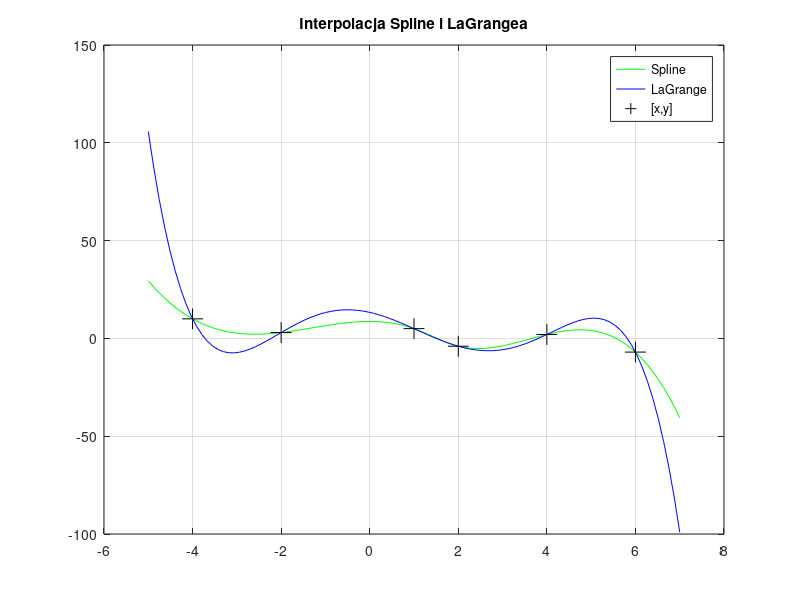

Here is the MATLAB script that generated this plot:
clc;clear;close;
x=[-4,-2,1,2,4,6];
y=[10,3,5,-4,2,-7];

p_spline=spline(x,y);
p_LaG=polyfit(x,y,length(x)-1);

z=linspace(min(x)-1,max(x)+1);

hold on
plot(z,ppval(p_spline,z),'g')
plot(z,polyval(p_LaG,z),'b')
plot(x,y,'k+',"markersize",15)
legend("Spline","LaGrange",'[x,y]')
title('Interpolacja Spline i LaGrangea');
grid
box
hold off